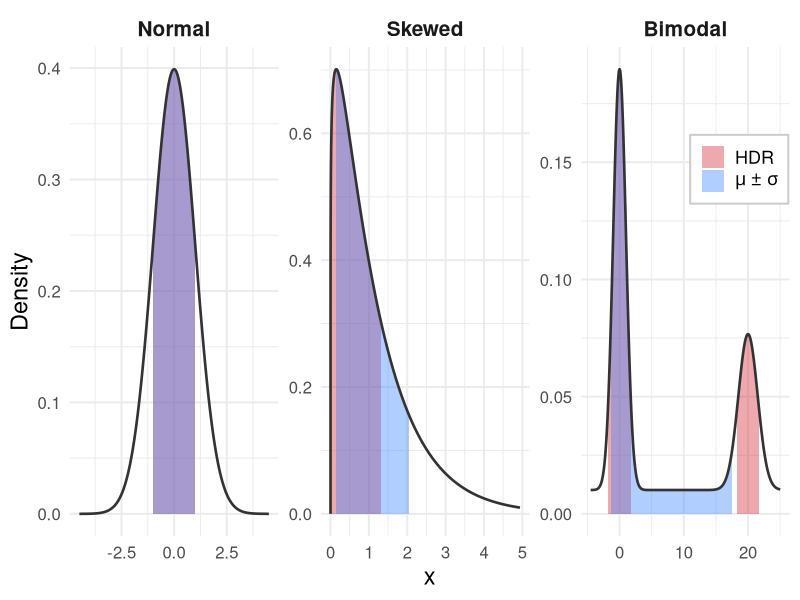
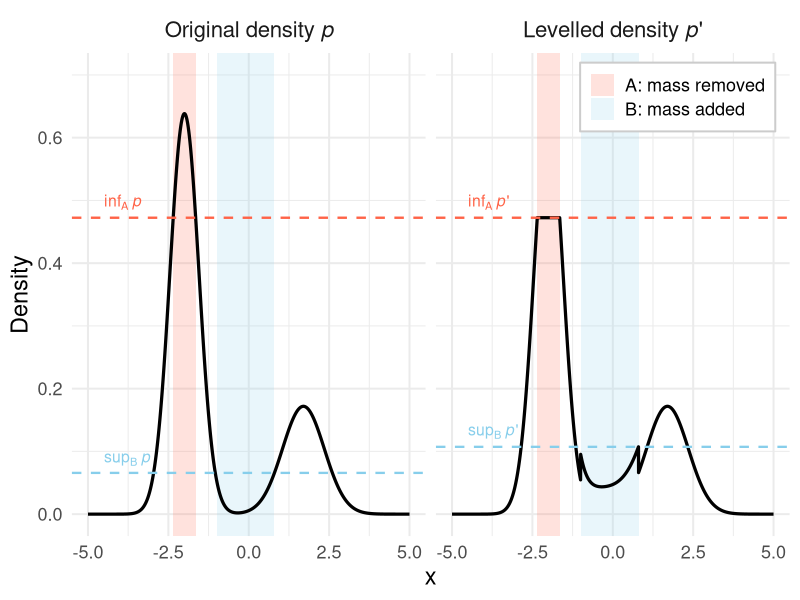
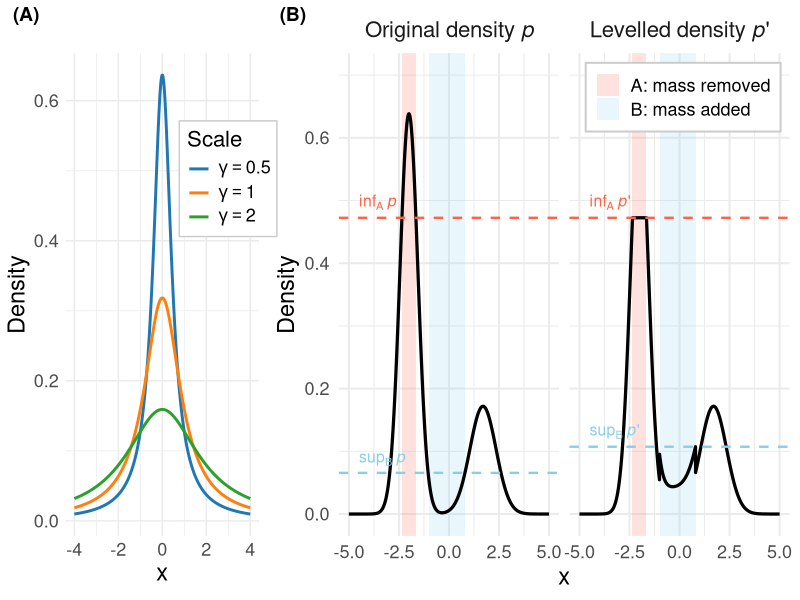
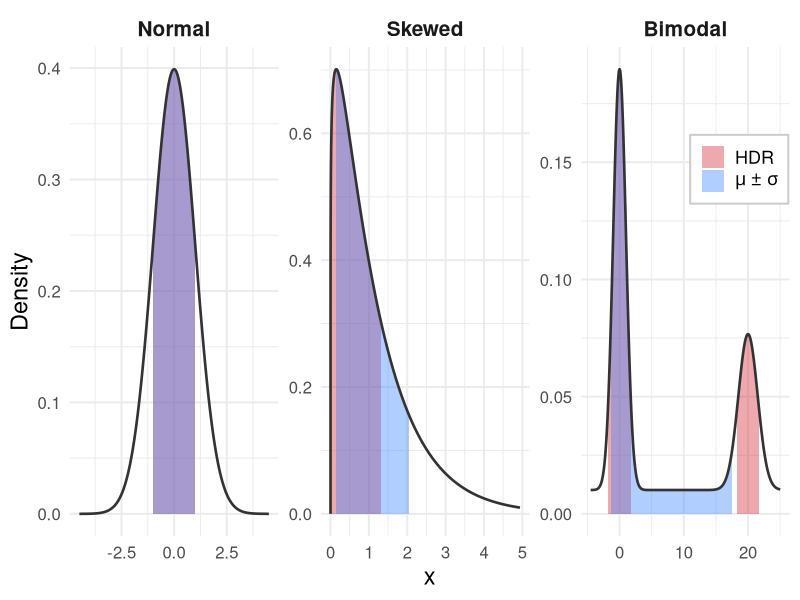
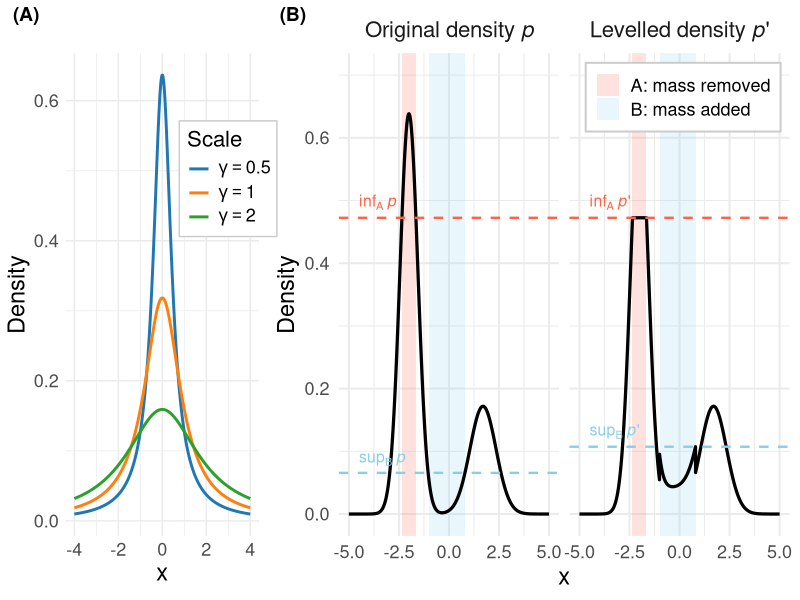

Recreate these plots in R, in order.
# Load libraries
library(ggplot2)
library(ggsci)
library(cowplot)
library(dplyr)
library(tidyr)
library(patchwork)

### Splash figure ###

# Target: fix the HDR to cover 90% HDR to [-1.645, 1.645] (the std normal HDR)
# and progressively increase variance.

# Helper: given a density function on a grid, return a make_panel tibble
mass <- 2 * pnorm(1) - 1   # ≈ 0.6827

make_panel <- function(x_grid, density, distribution, mass = 2 * pnorm(1) - 1) {
  dx <- diff(x_grid)[1]
  density <- density / sum(density * dx)
  
  ord      <- order(density, decreasing = TRUE)
  cum_mass <- cumsum(density[ord] * dx)
  cutoff   <- density[ord][which(cum_mass >= mass)[1]]
  hdr      <- density >= cutoff
  
  mu    <- sum(x_grid * density * dx)
  sigma <- sqrt(sum((x_grid - mu)^2 * density * dx))
  
  tibble(
    x                = x_grid,
    density          = density,
    distribution     = distribution,
    in_hdr           = hdr,
    in_mean_interval = x_grid >= mu - sigma & x_grid <= mu + sigma
  )
}

# ── Panel 1: Standard normal ──────────────────────────────────────────────────
x1  <- seq(-4.5, 4.5, length.out = 4000)
d1  <- dnorm(x1, 0, 1)

# ── Panel 2: Skewed  -- gamma distro  ──────────────────────────
# x2     <- seq(0, qlnorm(0.99, meanlog = 1, sdlog = 0.75), length.out = 8000)
# d2_raw <- dlnorm(x2, meanlog = 1, sdlog = 0.75)
x2 <- seq(0, qgamma(0.99, shape = 1.15, rate = 1), length.out = 8000)
d2 <- dgamma(x2, shape = 1.15, rate = 1)

# ── Panel 3: Heavy-tailed mix — std normal + far outlier component ────────────
# Mix: w * N(0,1) + (1-w) * N(mu_out, 1), tune mu_out for large variance
# while keeping HDR ≈ the normal HDR (the outlier component is low-density
# everywhere in the HDR region).
w       <- 0.45
eps     <- 0.3
mu_out  <- 20       # far enough that it doesn't intrude on the HDR
x3      <- seq(-4.5, 25, length.out = 8000)
d3      <- w * dnorm(x3, 0, 1) + (1 - eps - w) * dnorm(x3, mu_out, 1.5) + 
  eps * dunif(x3, x3[1], x3[length(x3)])

# ── Build data frame ──────────────────────────────────────────────────────────
plot_df <- bind_rows(
  make_panel(x1, d1, "Normal"),
  make_panel(x2, d2, "Skewed"),  
  make_panel(x3, d3, "Bimodal")
) %>%
  mutate(
    distribution = factor(
      distribution,
      levels = c("Normal", "Skewed", "Bimodal")
    )
  )

# ── Shade data ────────────────────────────────────────────────────────────────
shade_df <- plot_df %>%
  pivot_longer(
    cols      = c(in_hdr, in_mean_interval),
    names_to  = "region",
    values_to = "included"
  ) %>%
  mutate(
    region = recode(region,
                    in_hdr           = "HDR",
                    in_mean_interval = "µ ± σ"
    ),
    region = factor(region, levels = c("HDR", "µ ± σ"))
  ) %>%
  # Assign contiguous-run IDs within each distribution × region combination
  group_by(distribution, region) %>%
  mutate(
    run_id = cumsum(included != lag(included, default = first(included))),
    group  = paste(distribution, region, run_id, sep = "_")
  ) %>%
  ungroup() %>%
  filter(included)

p_hdr <- ggplot(plot_df, aes(x = x, y = density)) +
  geom_ribbon(
    data = shade_df,
    aes(ymin = 0, ymax = density, fill = region, group = group),
    alpha = 0.4
  ) +
  geom_line(linewidth = 0.9, colour = "grey20") +
  facet_wrap(~ distribution, nrow = 1, scales = "free") +
  scale_fill_manual(
    values = c(
      "HDR"            = "#D62839",
      "µ ± σ"       = "#3A86FF"
    ),
    labels = c(
      "HDR"            = "HDR",
      "µ ± σ"       = expression(mu ~ "±" ~ sigma)
    )
  ) +
  labs(x = "x", y = "Density", fill = NULL) +
  theme_minimal(base_size = 15) +
  theme(
    strip.text        = element_text(size = 15, face = "bold"),
    axis.title        = element_text(size = 17),
    axis.text         = element_text(size = 12),
    legend.position   = c(0.93, 0.75),
    legend.text       = element_text(size = 13),
    legend.background = element_rect(fill = "white", colour = "grey80")
  )
p_hdr


ggsave('splash.pdf', width = 16, height = 4, dpi = 300)

############################# Cauchy figure ####################################

x <- seq(-4, 4, length.out = 1000)
scales <- c(0.5, 1, 2)

df <- expand.grid(x = x, gamma = scales)
df$y <- dcauchy(df$x, location = 0, scale = df$gamma)

p_cauchy <- ggplot(df, aes(x = x, y = y, colour = factor(gamma))) +
  geom_line(linewidth = 1) +
  scale_colour_d3(name = "Scale", 
                  labels = parse(text = paste0("gamma == ", scales))) +
  labs(x = "x", y = "Density") +
  theme_minimal() +
  theme(
    axis.title = element_text(size = 17),
    axis.text  = element_text(size = 13),
    legend.title = element_text(size = 16),
    legend.text  = element_text(size = 13),
    legend.position = c(0.84, 0.74),
    legend.background = element_rect(fill = "white", colour = "grey80")
  )


############################### Levelling figure ###############################

x_grid <- seq(-5, 5, length.out = 3000)
dx <- diff(x_grid)[1]

# Original density: bimodal, with a high left peak and lower right peak
p <- 
  0.72 * dnorm(x_grid, mean = -2.0, sd = 0.45) +
  0.28 * dnorm(x_grid, mean =  1.7, sd = 0.65)

# Regions A and B
A <- x_grid > -2.35 & x_grid < -1.65
B <- x_grid > -1.0  & x_grid <  0.8

# Flatten A to inf_A p, then put all displaced mass uniformly into B
inf_A_p <- min(p[A])
removed_mass <- sum((p[A] - inf_A_p) * dx)

p_prime <- p
p_prime[A] <- inf_A_p
p_prime[B] <- p_prime[B] + removed_mass / sum(B * dx)

# Data for plotting
df <- tibble(
  x = rep(x_grid, 2),
  density = c(p, p_prime),
  distribution = factor(
    rep(c("original", "levelled"), each = length(x_grid)),
    levels = c("original", "levelled")
  )
)

regions <- tibble(
  xmin = c(-2.35, -1.0),
  xmax = c(-1.65,  0.8),
  region = c("A", "B")
)

line_df <- tibble(
  distribution = factor(
    c("original", "original", "levelled", "levelled"),
    levels = c("original", "levelled")
  ),
  y = c(
    min(p[A]),
    max(p[B]),
    min(p_prime[A]),
    max(p_prime[B])
  ),
  region = c("A", "B", "A", "B"),
  label = c(
    "inf[A]~italic(p)",
    "sup[B]~italic(p)",
    "inf[A]~italic(p)*\"'\"",
    "sup[B]~italic(p)*\"'\""
  ),
  x = rep(-4.5, 4),
  vjust = c(-0.45, -0.45, -0.45, -0.45)
)

p_level <- ggplot(df, aes(x = x, y = density)) +
  geom_rect(
    data = regions,
    aes(xmin = xmin, xmax = xmax, ymin = -Inf, ymax = Inf, fill = region),
    inherit.aes = FALSE,
    alpha = 0.18
  ) +
  geom_line(linewidth = 1.1) +
  geom_hline(
    data = line_df,
    aes(yintercept = y, colour = region),
    linetype = "dashed",
    linewidth = 0.8
  ) +
  geom_text(
    data = line_df,
    aes(x = x, y = y, label = label, colour = region, vjust = vjust),
    parse = TRUE,
    hjust = 0,
    size = 4
  ) +
  facet_wrap(
    ~ distribution,
    ncol = 2,
    labeller = labeller(
      distribution = as_labeller(c(
        original = "Original~density~italic(p)",
        levelled = "Levelled~density~italic(p)*\"'\""
      ), default = label_parsed)
    )
  ) +
  scale_fill_manual(
    values = c(A = "tomato", B = "skyblue"),
    labels = c(A = "A: mass removed", B = "B: mass added")
  ) +
  scale_colour_manual(
    values = c(A = "tomato", B = "skyblue"),
    guide = "none"
  ) +
  labs(
    x = "x",
    y = "Density",
    fill = NULL
  ) +
  coord_cartesian(ylim = c(0, 0.7)) +
  theme_minimal(base_size = 15) +
  theme(
    legend.position = c(0.98, 0.98),
    legend.justification = c(1, 1),
    legend.background = element_rect(fill = "white", colour = "grey80"),
    strip.text = element_text(size = 16, face = "bold"),
    axis.title = element_text(size = 17),
    axis.text = element_text(size = 13),
    legend.text = element_text(size = 13)
  )
p_level

### Combine the figures ###
combined_plot <- plot_grid(
  p_cauchy, p_level,
  labels = c("(A)", "(B)"),
  nrow = 1,
  align = "hv",
  axis = "tb",
  rel_widths = c(1, 2)
)

combined_plot

ggsave(
  "levelling.pdf",
  combined_plot,
  width = 16,
  height = 4,
  dpi = 300
)
